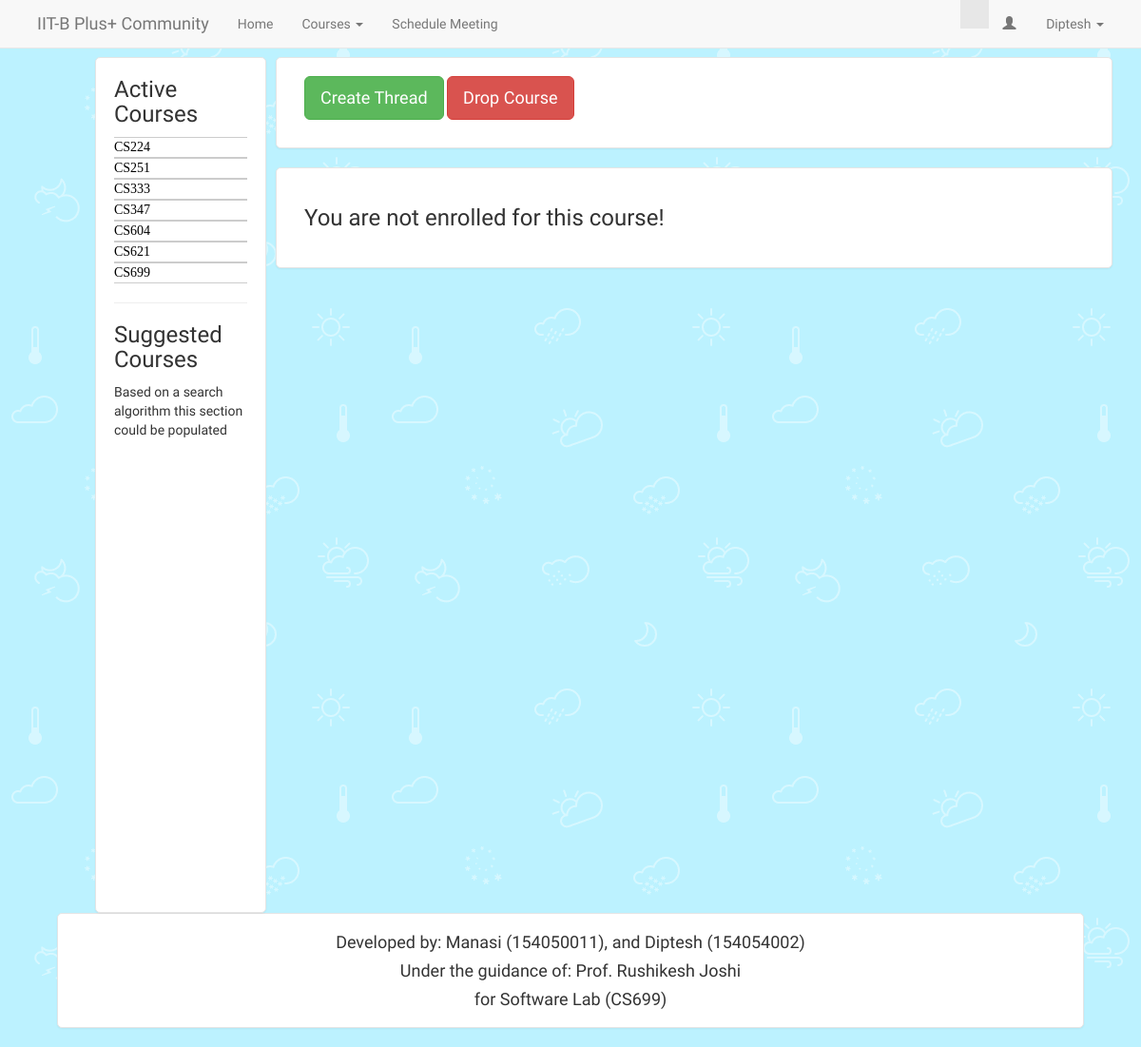
Screenshot of /showCourse.php (signed in) with the database file from the repository.
### tables this page shows
CREATE TABLE `tbl_users` (
  `userID` int(11) NOT NULL,
  `instID` varchar(15) DEFAULT NULL,
  `userName` varchar(100) NOT NULL,
  `fullName` varchar(250) DEFAULT NULL,
  `userEmail` varchar(100) NOT NULL,
  `userPass` varchar(100) NOT NULL,
  `instName` varchar(250) DEFAULT NULL,
  `userStatus` int(11) NOT NULL DEFAULT '0',
  `joiningDate` timestamp NULL DEFAULT CURRENT_TIMESTAMP,
  `tokenCode` varchar(100) NOT NULL
);

CREATE TABLE `tbl_class_allocation` (
  `userID` int(11) NOT NULL DEFAULT '0',
  `classID` varchar(10) NOT NULL DEFAULT '',
  `userStatus` int(11) NOT NULL
);

### class.user.php (called while the page is built, shortened)
<?php
class USER
{
	private $conn;
	public function __construct()
	{
		$database = new Database();
		$db = $database->dbConnection();
		$this->conn = $db;
	}
	public function runQuery($sql)
	{
		$stmt = $this->conn->prepare($sql);
		return $stmt;
	}
}

### leftSidebar.php (the view)
<?php
	$stmt1 = $user_home->runQuery("SELECT * FROM tbl_class_allocation WHERE userID=:uid");
	$stmt1->execute(array(":uid"=>$userID));
	$sentCID = isset($_GET['cid']) ? $_GET['cid'] : '';
?>
<div class="left-box-around mobileNotShow">
	<h3>Active Courses</h3>
	<ul id="ulwala">
<?php
	while ($courses = $stmt1->fetch(PDO::FETCH_ASSOC)){
		if($sentCID === $courses['classID']){
			echo "<li id=\"liactivewala\"><a href=\"showCourse.php?cid=".$courses['classID']."\">".$courses['classID']."</a></li>";
		}
		else{
			echo "<li id=\"liwala\"><a href=\"showCourse.php?cid=".$courses['classID']."\">".$courses['classID']."</a></li>";
		}
	}
?>
	</ul>
	<hr>
	<h3>Suggested Courses</h3>
	<p>Based on a search algorithm this section could be populated</p>
</div>

### navbar.php (shortened to what this page needs)
<?php
	$ext = pathinfo($filename, PATHINFO_FILENAME);
	$courseIDviaGET = isset($_GET['cid']) ? $_GET['cid'] : '';
?>
<nav class="navbar navbar-default navbar-fixed-top" style="padding-left:2%; padding-right: 2%; padding-bottom: 0px; font-family: 'Baloo Bhaina', cursive;">
  <div class="container-fluid">
    <div class="navbar-header">
      <a class="navbar-brand" href="home.php" style="font-family: 'Delius Unicase', cursive;">IIT-B Plus+ Community</a>
    </div>
    <div class="collapse navbar-collapse" id="bs-example-navbar-collapse-1">
      <ul class="nav navbar-nav">
        <li <?php if($ext=="home"){ echo "class=\"active\""; } ?>>
			<a href="home.php">Home</a>
		</li>
		<li class="dropdown">
			<a href="#" data-toggle="dropdown" class="dropdown-toggle">Courses <b class="caret"></b>
			</a>
		</li>
		<li <?php if( ($ext=="scheduleMeet") || ($ext=="scheduleMeet") ){ echo "class=\"active\""; } ?>>
			<a href="scheduleMeet.php">Schedule Meeting</a>
		</li>
	</ul>
	<ul class="nav navbar-nav navbar-right">
		<?php if($ext=="showCourse"){ echo "<li class=\"active\" style=\"font-family: 'Delius Unicase', cursive; font-size: 25px;\"><a href=\"#\">".$courseIDviaGET."</a></li>"; } else{ $courseVar = 0; } ?>
		<li class="dropdown">
			<a href="#" role="button" class="dropdown-toggle" data-toggle="dropdown"> <i class="glyphicon glyphicon-user">&nbsp;&nbsp;</i>
				<?php echo $row['fullName']; ?> <i class="caret"></i>
			</a>
		</li>
	</ul>
    </div>
  </div>
</nav>

### assets/styles.css (style rules this page uses)
body { padding-top: 60px; background-image: url("backImage2.png"); }
#ulwala { list-style-type: none; margin: 0; padding: 0; }
#liwala:first-child { border-top: 1px solid #ccc; }
#liwala { font-family: 'Bree Serif', serif; font: 200 20px/1.5; border-top: 1px solid #ccc; border-bottom: 1px solid #ccc; }
#liwala:last-child { border-bottom: 1px solid #ccc; }
#liwala a { text-decoration: none; color: #000; -webkit-transition: font-size 0.3s ease, background-color 0.3s ease; -moz-transition: font-size 0.3s ease, background-color 0.3s ease; -o-transition: font-size 0.3s ease, background-color 0.3s ease; -ms-transition: font-size 0.3s ease, background-color 0.3s ease; transition: font-size 0.3s ease, background-color 0.3s ease; display: block; width: 100%; }
.left-box-around { font-family: 'Baloo Bhaina', cursive; width: 15%; height: 900px; float: left; padding: 0px 19px 19px; margin: 0px 10px 0px 100px; background-color: #fff; overflow: auto; border: 1px solid #e5e5e5; -webkit-border-radius: 5px; -moz-border-radius: 5px; border-radius: 5px; -webkit-box-shadow: 0 1px 2px rgba(0,0,0,.05); -moz-box-shadow: 0 1px 2px rgba(0,0,0,.05); box-shadow: 0 1px 2px rgba(0,0,0,.05); }

### rows the page displays
tbl_users: fullName "Diptesh"
tbl_class_allocation: classID "CS224"
tbl_class_allocation: classID "CS251"
tbl_class_allocation: classID "CS333"
tbl_class_allocation: classID "CS347"
tbl_class_allocation: classID "CS604"
tbl_class_allocation: classID "CS621"
tbl_class_allocation: classID "CS699"
